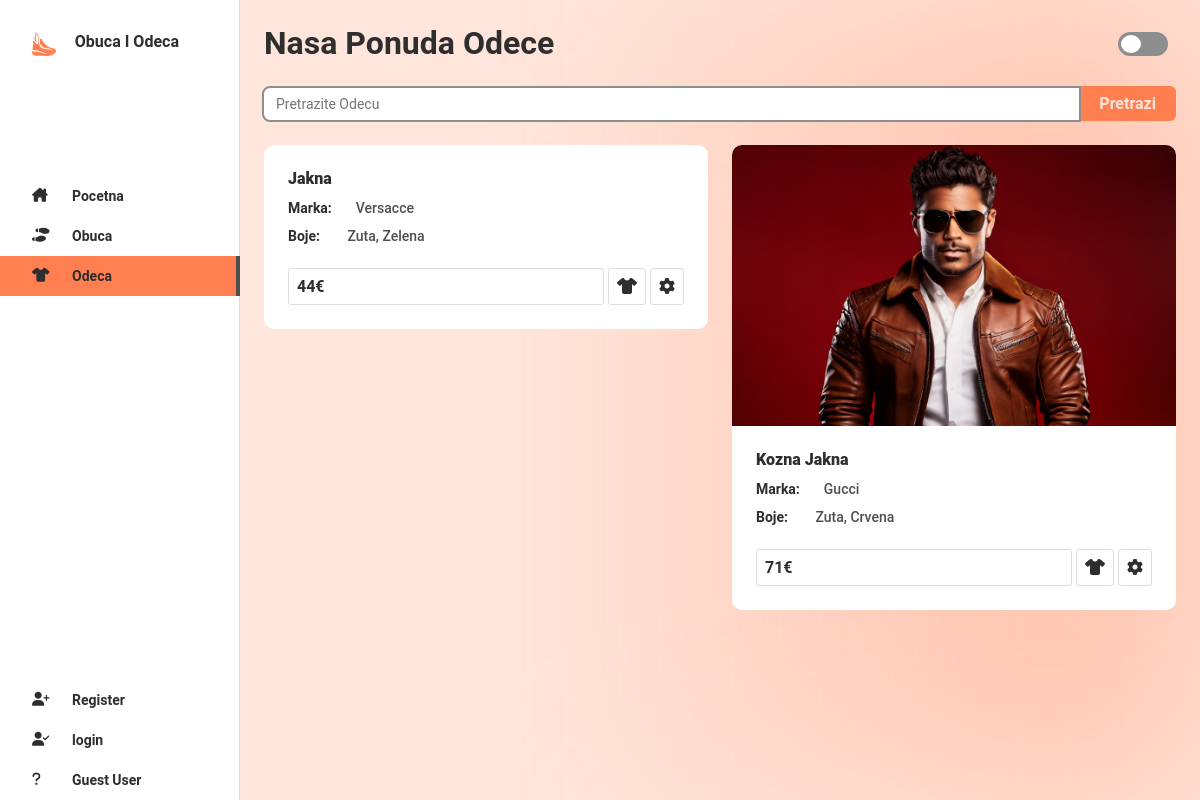
The app's page /sva_odeca/ with its own data.
### main/models.py (models this page shows, shortened)
class Odeca(models.Model):
    naziv = models.CharField(max_length=100)
    sifra = models.PositiveIntegerField(null=True, blank=True, unique=True)
    tip = models.ForeignKey(Tip, on_delete=models.CASCADE)
    cena = models.PositiveIntegerField()
    marka = models.ForeignKey(Marka, on_delete=models.CASCADE)
    boja = models.ManyToManyField(Boja)
    velicina = models.ManyToManyField(VelicinaOdece)
    stanje = models.CharField(max_length=50)
    opis = models.TextField()
    glavnaSlika = models.ImageField(upload_to='odeca_slike', null=True, blank=True)
    slike = models.ManyToManyField(SlikaOdece, related_name='odece')

class Marka(models.Model):
    imeMarke = models.CharField(max_length=100, unique=True)
    def __str__(self):
        return self.imeMarke

class Boja(models.Model):
    boja = models.CharField(max_length=50, unique=True)
    def __str__(self):
        return self.boja

### main/views.py (the view)
# urls.py: path('sva_odeca/', views.sva_odeca, name='sva_odeca'),
def sva_odeca(request):
    query = request.GET.get('q')
    if query:
        odeca = Odeca.objects.filter(Q(naziv__icontains=query))
    else:
        odeca = Odeca.objects.all()
    return render(request, 'sva_odeca.html', {'odeca': odeca})

### main/templates/sva_odeca.html (shortened to what this page needs)
{% extends "base.html" %} {% load static %} {% block body %}
<h1 class="header pnd-24">Nasa Ponuda Odece</h1>
<form
  id="search-form"
  class="search-cont"
  action="{% url 'sva_odeca' %}"
  method="GET"
>
  <input
    id="search-input"
    class="input"
    type="text"
    name="q"
    placeholder="Pretrazite Odecu"
    autofocus
  />
  <button class="btn btn-color">Pretrazi</button>
</form>
<div class="prod-card-cont">
  {% for o in odeca %}
  <a href="{% url 'detalji_odece' o.pk %}">
    <div class="card">
      <div class="card-img-cont">
        <img src="{{ o.glavnaSlika.url }}" alt="" class="prod-image" />
      </div>
      <div class="card-right">
        <div class="card-top">
          <h2 class="card-header">{{ o.naziv }}</h2>
        </div>
        <div class="card-body">
          <p class="phar big mb-12">
            <span class="bold">Marka:</span>{{ o.marka }}
          </p>
          <p class="phar mb-12">
            <span class="bold">Boje:</span>
            {% for boja in o.boja.all %}
                {{ boja }}{% if not forloop.last %}, {% endif %}
                {% empty %}
                <p class="phar">Nema unesene informacije</p>
            {% endfor %}
          </p>
        </div>
        <div class="card-footer">
          <div class="footer-left">{{ o.cena }}€</div>
          <div class="loc"><i class="fa-solid fa-shirt"></i></div>
          <div class="settings"><i class="fa-solid fa-gear"></i></div>
        </div>
      </div>
    </div>
  </a>
  {% endfor %}
</div>
{% endblock %}

### main/static/css/style.css (style rules this page uses)
:root { --main: #ff7f50; --varnning: #fa983a; --danger: #e55039; --main-trans-01: hsla(16, 100%, 66%, .1); --main-trans-02: hsla(16, 100%, 66%, .2); --main-trans-03: hsla(16, 100%, 66%, .3); --main-trans-04: hsla(16, 100%, 66%, .4); --main-trans-05: hsla(16, 100%, 66%, .5); --header: #2e2e2e; --text: #4e4e4e; --label: #6e6e6e; --border: #8f8f8f; --dark-theme-border: #8e8e8e; --bg-light: #ddd; --space-big: 32px; --space-mid: 24px; --space-sm: 12px; --font-big: 16px; --font-mid: 14px; --font-sm: 12px; }
* { margin: 0; padding: 0; box-sizing: border-box; font-family: 'Roboto', sans-serif; text-decoration: none; list-style: none; color: var(--header); transition: .2s; }
.mb-12 { margin-bottom: var(--space-sm); }
.pnd-24 { padding: 24px 24px 0px 24px; }
.phar { font-size: var(--font-mid); font-weight: 500; color: var(--text); }
.bold { font-weight: 700; margin-right: var(--space-mid); width: 300px; }
.btn { display: inline-block; width: max-content; border: none; outline: none; padding: 10px 20px; font-size: var(--font-big); cursor: pointer; border-radius: 5px; transition: all .3s ease-in-out; color: var(--main); font-weight: 700; background: transparent; }
.btn-color { background: var(--main); color: white; }
.card { position: relative; background: #fff; border-radius: 10px; display: flex; overflow: hidden; }
.card-right { padding: var(--space-big); position: relative; height: 100%; width: 60%; }
.card-top { position: relative; width: 100%; display: flex; align-items: center; justify-content: space-between; margin-bottom: var(--space-big); }
.card-header { font-size: var(--font-big); font-weight: 900; }
.card-body { margin: 0; padding: 0; font-size: var(--font-sm); color: var(--label); }
.input { position: relative; display: block; width: 100%; height: 32px; border: none; outline: 2px solid #8e8e8e; font-size: var(--font-mid); padding-left: var(--space-sm); border-radius: 3px; margin-bottom: var(--space-mid); }
.search-cont { display: flex; align-items: center; padding: 24px 24px 0 24px; }
.search-cont .input { margin: 0; border-radius: 6px 0 0 6px; }
.search-cont .btn { padding: 8px 20px; border-radius: 0 6px 6px 0; }
.prod-card-cont { position: relative; width: 100%; display: grid; grid-template-columns: repeat(4, 1fr); gap: var(--space-mid); padding: var(--space-mid); }
.prod-card-cont .card { flex-direction: column; flex:1; position: relative; background: #fff; border-radius: 10px; cursor: pointer; padding: 0; }
.prod-card-cont .card-img-cont { position: relative; width: 100%; z-index: 100; border-top-left-radius: 10px; border-top-right-radius: 10px; display: flex; justify-content: center; padding-bottom: var(--space-mid); }
.prod-card-cont .prod-image { width: 100%; object-fit: contain; }
.prod-card-cont .card-right { padding: 0 24px 24px 24px; position: relative; width: 100%; }
.prod-card-cont .card-top { position: relative; width: 100%; margin-bottom: var(--space-sm); text-align: center; }
.prod-card-cont .card-header { font-size: var(--font-big); font-weight: 900; color: var(--header); }
.prod-card-cont .card-body { margin: 0; padding: 0; text-align: left; padding-bottom: var(--space-sm); }
.prod-card-cont .card-footer { position: relative; width: 100%; display: flex; flex: 1; gap: 4px; color: var(--text); }
.footer-left, .loc, .settings { border: 1px solid var(--bg-light); padding: 8px; border-radius: 3px; }
.footer-left { padding-right: auto; flex: 1; font-weight: 700; }
@media (width <= 1600px) { .prod-card-cont { grid-template-columns: repeat(3, 1fr); } }
@media (width <= 1200px) { .prod-card-cont { grid-template-columns: repeat(2, 1fr); } }
@media (width <= 1200px) { .card-right { width: 100% !important; } }

### records on screen
Odeca: naziv "Jakna", marka "Versacce", cena "44"
Boja: boja "Zuta"
Boja: boja "Zelena"
Odeca: glavnaSlika (picture), naziv "Kozna Jakna", marka "Gucci", cena "71"
Boja: boja "Crvena"
